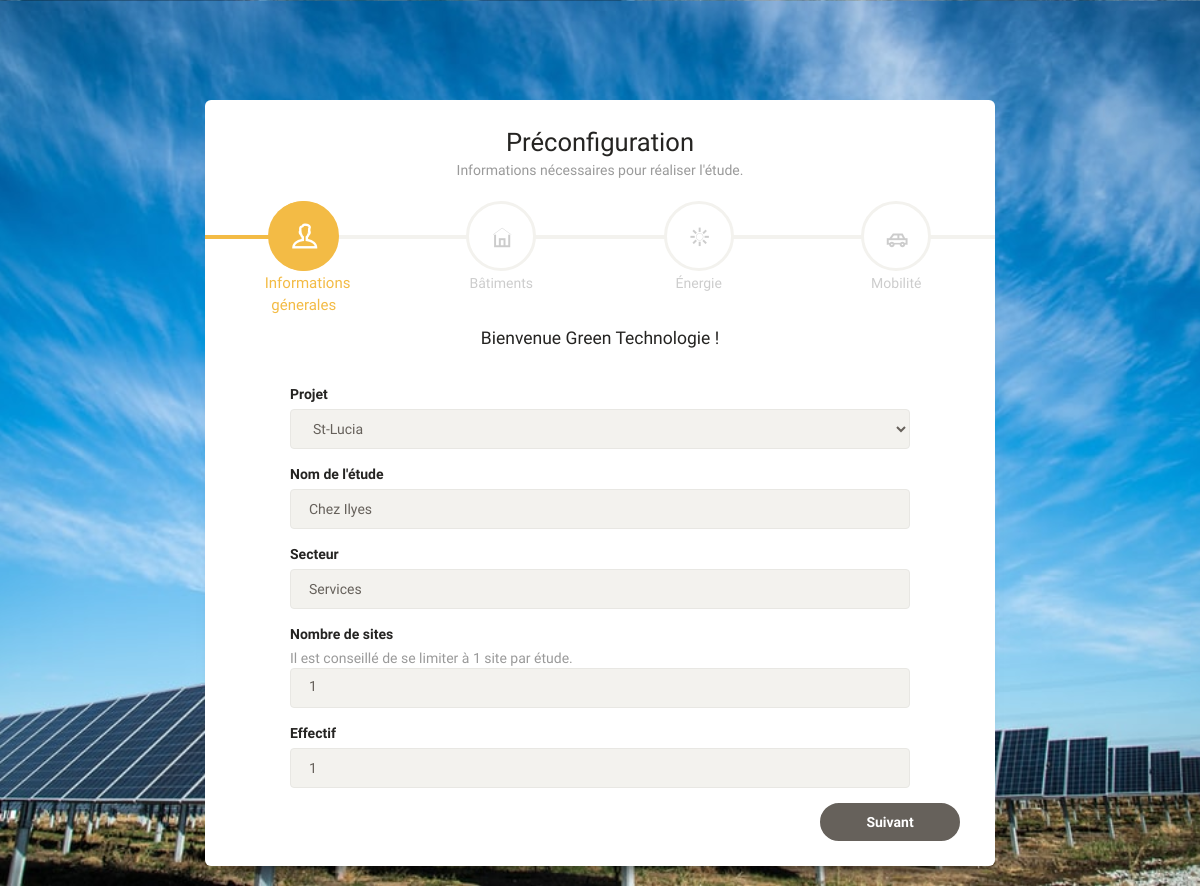
The page /5/clients (signed in) on the database its author committed.
### users/models.py (models this page shows, shortened)
class MyUser(AbstractBaseUser, PermissionsMixin):
    entite = models.CharField(max_length=255)
    email = models.EmailField(unique=True)
    is_staff = models.BooleanField(default=False)
    is_active = models.BooleanField(default=True)
    is_superuser = models.BooleanField(default=False)
    is_admin = models.BooleanField(default=False)
    date_joined = models.DateTimeField(default=timezone.now)
    objects = MyAccountManager()
    USERNAME_FIELD = 'email'
    REQUIRED_FIELDS = ['entite']
    class Meta:
        db_table = 'auth_user'
        verbose_name = 'Utilisateur'

### PV/models.py (models this page shows, shortened)
class Enseigne(models.Model):
    projet_defaut = Projet.objects.get(name='-')
    projet = models.ForeignKey(
        Projet, on_delete=models.SET_DEFAULT, default=projet_defaut.id)
    name = models.CharField(verbose_name="Nom de l'enseigne", max_length=255)
    secteur = models.CharField(verbose_name='Secteur', max_length=255)
    nb_sites = models.PositiveIntegerField(
        verbose_name='Nombre de sites', default=1)
    effectif = models.PositiveIntegerField(verbose_name='Effectif')
    user = models.ForeignKey(
        MyUser, on_delete=models.CASCADE, related_name='User_Enseigne')
    id = models.AutoField(primary_key=True, editable=False,  blank=True)
    class Meta:
        verbose_name = "Site"

### PV/views.py (the view, shortened to what this page needs)
# urls.py: path('<int:id_enseigne>/clients', views.test_exists, name='clients_exists'),
@login_required
def test_exists(request, id_enseigne):
    global formB
    global nb_sites
    nom_entreprise = request.user.entite
    email = request.user.email
    rqt = Enseigne.objects.get(id=id_enseigne)
    old_nb = rqt.nb_sites
    nb_sites = old_nb
    formB = EnseigneForm(instance=rqt)
    return render(request, 'wizard-create-profile.html', {'formB': formB, 'nom_entreprise': nom_entreprise, 'email': email, 'nb_sites': nb_sites})

### PV/forms.py
class EnseigneForm(ModelForm):
    class Meta:
        model = Enseigne
        fields = ('projet', 'name', 'secteur', 'effectif')
        widget = {'Projet': forms.Select(attrs={'class': 'form-control'}),
                  "Nom de l'enseigne": forms.Select(attrs={'class': 'form-control', 'placeholder': "Nom de l'enseigne"}),
                  'Secteur': forms.Select(attrs={'class': 'form-control', 'placeholder': 'Services'}),
                  'Effectif': forms.NumberInput(attrs={'class': 'form-control', 'placeholder': '55'}),
                  }
    def __init__(self, *args, **kwargs):
        super(EnseigneForm, self).__init__(*args, **kwargs)
        for field_name, field in self.fields.items():
            field.widget.attrs['class'] = 'form-control'
        self.fields['name'].widget.attrs['placeholder'] = "Nom de l'enseigne"
        self.fields['secteur'].widget.attrs['placeholder'] = 'Services'
        self.fields['effectif'].widget.attrs['placeholder'] = '55'

### PV/models.py (called while the page is built)
    def __str__(self):
        return str(self.name)

### PV/templates/wizard-create-profile.html (shortened to what this page needs)
{% extends 'base.html' %}
{% block content %}
<div class="wizard-navigation">
    <div class="progress-with-circle">
        <div class="progress-bar" role="progressbar" aria-valuenow="3" aria-valuemin="0" aria-valuemax="100"
            style="width: 100%;"></div>
    </div>
    <ul>
        <li class="active">
            <a href="" data-toggle="tab">
                <div class="icon-circle">
                    <i class="ti-user"></i>
                </div>
                Informations génerales
            </a>
        </li>
        <li>
            <a href="" data-toggle="tab">
                <div class="icon-circle">
                    <i class="ti-home"></i>
                </div>
                Bâtiments
            </a>
        </li>
        <li>
            <a href="" data-toggle="tab">
                <div class="icon-circle">
                    <i class="ti-shine"></i>
                </div>
                Énergie
            </a>
        </li>
        <li>
            <a href="" data-toggle="tab">
                <div class="icon-circle">
                    <i class="ti-car"></i>
                </div>
                Mobilité
            </a>
        </li>
    </ul>
</div>
<div class="tab-content">
    <form action="" method="POST">
        <div class="tab-pane">
            <div class="row">
                <h5 class="info-text"> Bienvenue {{ nom_entreprise }} !</h5>
                <div class="col-sm-10 col-sm-offset-1">
                    <div class="form-group {% if formB.secteur.errors %}has-warning has-feedback{% endif %}">
                        <label>Projet </label>
                        {{ formB.projet }}
                    </div>
                </div>
                <div class="col-sm-10 col-sm-offset-1">
                    <div class="form-group {% if formB.secteur.errors %}has-warning has-feedback{% endif %}">
                        <label>Nom de l'étude </label>
                        {{ formB.name }}
                    </div>
                </div>
                <div class="col-sm-10 col-sm-offset-1">
                    <div class="form-group {% if formB.secteur.errors %}has-warning has-feedback{% endif %}">
                        <label>Secteur </label>
                        {{ formB.secteur }}
                    </div>
                </div>
                <div class="col-sm-10 col-sm-offset-1">
                    <div class="form-group">
                        <label>Nombre de sites </label>
                        <p class="category" style="text-align:left">Il est conseillé de se limiter à 1 site par étude.
                        </p>
                        <div class="form-control">
                            {{ nb_sites }}
                        </div>
                    </div>
                </div>
                <div class="col-sm-10 col-sm-offset-1">
                    <div class="form-group {% if formB.effectif.errors %}has-warning has-feedback{% endif %}">
                        <label>Effectif </label>
                        {{ formB.effectif }}
                    </div>
                </div>
            </div>
        </div>
        <div class="wizard-footer">
            <div class="pull-right">
                <input type='submit' class='btn btn-fill btn-sucess btn-wd' name='next' value='Suivant' />
            </div>
            <div class="clearfix"></div>
    </form>
</div>
{% endblock %}

### rows shown on the page
Enseigne: projet "St-Lucia", name "Chez Ilyes", secteur "Services", effectif "1"

### other values the page prints
{{ nom_entreprise }} "Green Technologie"
{{ nb_sites }} "1"
